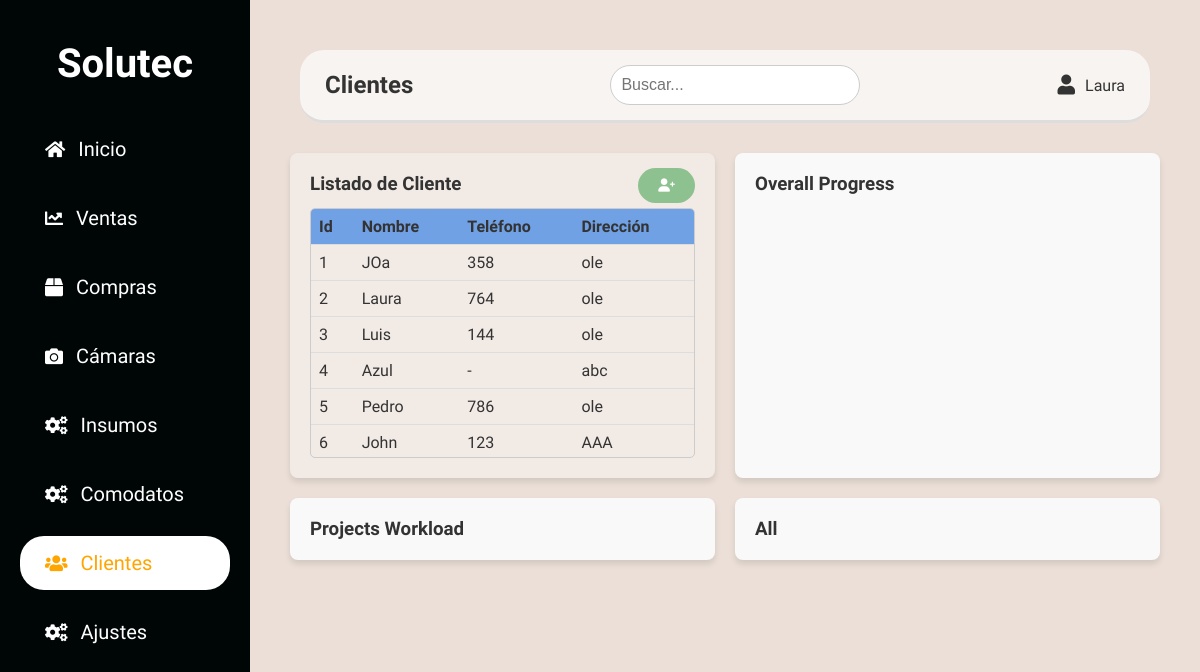
Screenshot of /clientes with the database file from the repository.
### app/models.py (models this page shows)
class Cliente(db.Model):
    __tablename__ = 'clientes'
    id_cliente = db.Column(db.Integer, primary_key=True, autoincrement=True)
    nombre_cliente = db.Column(db.String(255), nullable=False)
    telefono_cliente = db.Column(db.String(255), nullable=True)
    direccion_cliente = db.Column(db.String(255), nullable=True)

### app/routes.py (the view)
@bp.route('/clientes')
def clientes():
    clientes = Cliente.query.all()
    return render_template('clientes.html', clientes=clientes)

### app/templates/clientes.html (shortened to what this page needs)
{% extends 'base.html' %}
{% block styles %}
    <link rel="stylesheet" href="{{ url_for('static', filename='css/clientes.css') }}">
{% endblock %}
{% block header %} Clientes {% endblock %}
{% block content %}
<div class="dashboard">
    <div class="summary-box">
        <div class="top-controls">
            <h3>Listado de Cliente</h3>
            <button id="add-client-btn" class="btn">
                <i class="fa-solid fa-user-plus"></i>
            </button>
        </div>
        <div class="table-container">
            <table>
              <thead>
                <tr>
                  <th>Id</th>
                  <th>Nombre</th>
                  <th>Teléfono</th>
                  <th>Dirección</th>
                </tr>
              </thead>
              <tbody id="clientes-list">
                {% for cliente in clientes %}
                <tr>
                  <td>{{ cliente.id_cliente }}</td>
                  <td>{{ cliente.nombre_cliente }}</td>
                  <td>{{ cliente.telefono_cliente or '-' }}</td>
                  <td>{{ cliente.direccion_cliente or '-' }}</td>
                </tr>
                {% endfor %}
              </tbody>
            </table>
        </div>
    </div>
    <div class="overall-progress">
      <h3>Overall Progress</h3>
    </div>
    <div class="projects-workload">
      <h3>Projects Workload</h3>
    </div>
    <div class="details-box">
      <h3>All</h3>
    </div>
  </div>
{% endblock %}

### app/templates/base.html (shortened to what this page needs)
<!DOCTYPE html>
<html lang="es">
<head>
    <link href="https://cdnjs.cloudflare.com/ajax/libs/font-awesome/6.0.0-beta3/css/all.min.css" rel="stylesheet">
    <link rel="stylesheet" href="https://use.fontawesome.com/releases/v5.12.1/css/all.css">
    {% block styles %}{% endblock %}
</head>
<body>
    <div class="sidebar">
        <h1>Solutec</h1>
        <ul>
            <li><a href="{{ url_for('main.base') }}" class="{% if request.path == '/' %} active{% endif %}"><i class="fas fa-home"></i> Inicio</a></li>
            <li><a href="{{ url_for('main.ventas') }}" class="{% if request.path == '/ventas' %} active{% endif %}"><i class="fas fa-chart-line"></i> Ventas</a></li>
            <li><a href="{{ url_for('main.base') }}" class="{% if request.path == '/a' %} active{% endif %}"><i class="fas fa-box"></i> Compras</a></li>
            <li><a href="{{ url_for('main.base') }}" class="{% if request.path == '/a' %} active{% endif %}"><i class="fas fa-camera"></i> Cámaras</a></li>
            <li><a href="{{ url_for('main.base') }}" class="{% if request.path == '/a' %} active{% endif %}"><i class="fas fa-cogs"></i> Insumos</a></li>
            <li><a href="{{ url_for('main.base') }}" class="{% if request.path == '/a' %} active{% endif %}"><i class="fas fa-cogs"></i> Comodatos</a></li>
            <li><a href="{{ url_for('main.clientes') }}" class="{% if request.path == '/clientes' %} active{% endif %}"><i class="fas fa-users"></i> Clientes</a></li>
            <li><a href="{{ url_for('main.base') }}" class="{% if request.path == '/a' %} active{% endif %}"><i class="fas fa-cogs"></i> Ajustes</a></li>
        </ul>
    </div>
    <div class="main-content">
        <div class="header">
            <div class="title"> {% block header %} Dashboard {% endblock %}</div>
            <div class="search-bar">
                <input id="searchbar" type="text" placeholder="Buscar...">
            </div>
            <div class="user-info">
                <i class="fas fa-user"></i>
                <span>Laura</span>
            </div>
        </div>
        {% block content %}
        {% endblock %}
    </div>
</body>
</html>

### app/static/css/clientes.css (style rules this page uses)
.btn { background-color: #1a932e77; color: white; padding: 10px 20px; border: none; border-radius: 25px; cursor: pointer; position: relative; top: -5px; }
.active { background-color: rgba(255, 255, 255, 0.2); }
.dashboard { display: grid; grid-template-columns: 1fr 1fr; gap: 20px; margin: 20px; }
.top-controls { display: flex; justify-content: space-between; }
.table-container { max-height: 250px; overflow-y: auto; border: 1px solid #ccc; border-radius: 5px; }
.summary-box { grid-column: 0 / -1; background: rgba(255, 255, 255, 0.34); border-radius: 8px; padding: 20px; box-shadow: 0 4px 6px rgba(0, 0, 0, 0.1); }
.summary-box table { width: 100%; border-collapse: collapse; }
.summary-box tbody { overflow: auto; }
.summary-box table th, .summary-box table td { text-align: left; padding: 8px; border-bottom: 1px solid #ddd; }
.summary-box thead { position: sticky; top: 0; background-color: #70A1E5; border-bottom: 1px solid #ddd; }
.overall-progress, .projects-workload, .details-box { background: #f9f9f9; border-radius: 8px; padding: 20px; box-shadow: 0 4px 6px rgba(0, 0, 0, 0.1); }

### app/static/css/base.css (style rules this page uses)
* { margin: 0; padding: 0; box-sizing: border-box; }
body { font-family: Raleway, sans-serif; background-color: #EBDFD7; color: #333; display: flex; }
.sidebar { width: 250px; background-color: #000606; color: white; height: 100vh; display: flex; flex-direction: column; padding: 20px; }
.sidebar h1 { font-size: 40px; margin: 20px; text-align: center; }
.sidebar ul { list-style: none; }
.sidebar ul li { margin: 15px 0; }
.sidebar ul li a { text-decoration: none; color: white; font-size: 20px; display: block; padding: 15px 25px; border-radius: 24px; transition: all 0.3s ease; }
.sidebar ul li a.active { background-color: white; color: orange; font-weight: 450; }
.sidebar ul li a i { margin-right: 8px; font-size: 18px; }
.main-content { flex: 1; padding: 20px; }
.header { display: flex; justify-content: space-between; align-items: center; margin: 30px; border-bottom: 3px solid #ddd; text-decoration: none; background-color: rgba(255, 255, 255, 0.651); font-size: 20px; padding: 15px 25px; border-radius: 24px; transition: all 0.3s ease; }
.header .title { font-size: 24px; font-weight: bold; color: #333; }
.header .search-bar input { padding: 10px; border: 1px solid #ccc; border-radius: 25px; font-size: 16px; width: 250px; }
.header .user-info { display: flex; align-items: center; }
.header .user-info i { border-radius: 50%; margin-right: 10px; }
.header .user-info span { font-size: 16px; font-weight: 500; color: #333; }

### rows the page displays
Cliente: id_cliente "1", nombre_cliente "JOa", telefono_cliente "358", direccion_cliente "ole"
Cliente: id_cliente "2", nombre_cliente "Laura", telefono_cliente "764", direccion_cliente "ole"
Cliente: id_cliente "3", nombre_cliente "Luis", telefono_cliente "144", direccion_cliente "ole"
Cliente: id_cliente "4", nombre_cliente "Azul", telefono_cliente "-", direccion_cliente "abc"
Cliente: id_cliente "5", nombre_cliente "Pedro", telefono_cliente "786", direccion_cliente "ole"
Cliente: id_cliente "6", nombre_cliente "John", telefono_cliente "123", direccion_cliente "AAA"
